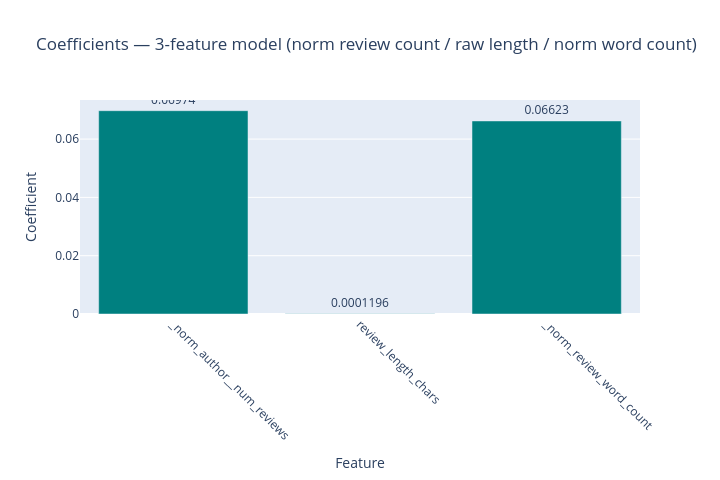

The cell this chart's notebook holds for it:
### Code cell
import plotly.graph_objects as go

fig = go.Figure(
    data=[
        go.Bar(
            x=training_cols_3,
            y=linreg_3.coef_,
            marker_color="teal",
            text=[f"{c:.4g}" for c in linreg_3.coef_],
            textposition="outside",
        )
    ]
)
fig.update_layout(
    title="Coefficients — 3-feature model (norm review count / raw length / norm word count)",
    xaxis_title="Feature",
    yaxis_title="Coefficient",
    xaxis_tickangle=45,
    height=480,
    width=720,
    margin=dict(b=120),
)
fig.show()

### Figure 1 — Plotly figure (JSON) as saved in the notebook; plotly's stock layout.template omitted (floating-point values rounded to 4 significant figures)
{"data": [{"marker": {"color": "teal"}, "text": ["0.06974", "0.0001196", "0.06623"], "textposition": "outside", "type": "bar", "x": ["_norm_author__num_reviews", "review_length_chars", "_norm_review_word_count"], "y": [0.06974, 0.0001196, 0.06623]}], "layout": {"height": 480, "margin": {"b": 120}, "title": {"text": "Coefficients — 3-feature model (norm review count / raw length / norm word count)"}, "width": 720, "xaxis": {"tickangle": 45, "title": {"text": "Feature"}}, "yaxis": {"title": {"text": "Coefficient"}}}}
